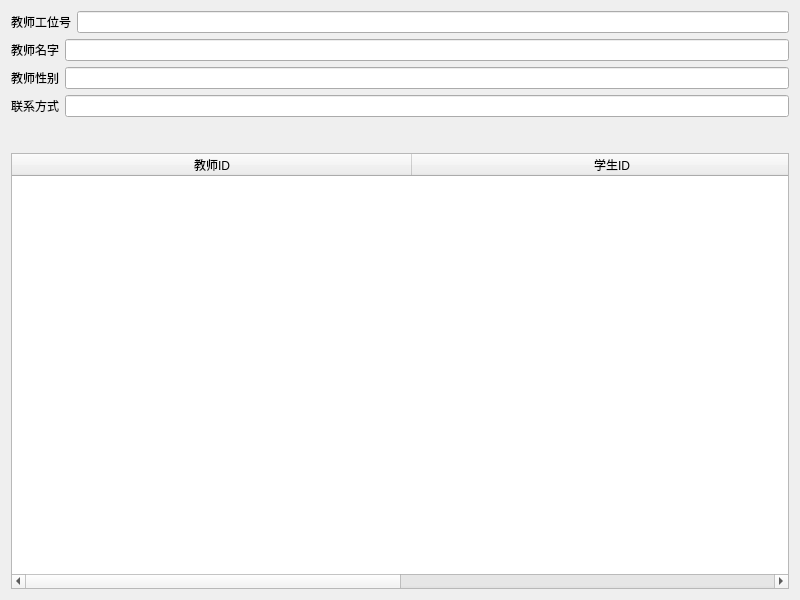
<?xml version="1.0" encoding="UTF-8"?>
<ui version="4.0">
 <class>TeacherInfo</class>
 <widget class="QWidget" name="TeacherInfo">
  <property name="geometry">
   <rect>
    <x>0</x>
    <y>0</y>
    <width>800</width>
    <height>600</height>
   </rect>
  </property>
  <property name="windowTitle">
   <string>Teacher Information</string>
  </property>
  <layout class="QVBoxLayout" name="verticalLayout">
   <item>
    <layout class="QVBoxLayout" name="verticalLayout_2">
     <property name="sizeConstraint">
      <enum>QLayout::SetFixedSize</enum>
     </property>
     <item>
      <layout class="QHBoxLayout" name="horizontalLayout">
       <item>
        <widget class="CaptionLabel" name="CaptionLabel">
         <property name="text">
          <string>教师工位号</string>
         </property>
        </widget>
       </item>
       <item>
        <widget class="LineEdit" name="LineEdit">
         <property name="sizePolicy">
          <sizepolicy hsizetype="Expanding" vsizetype="Fixed">
           <horstretch>0</horstretch>
           <verstretch>0</verstretch>
          </sizepolicy>
         </property>
         <property name="readOnly">
          <bool>true</bool>
         </property>
        </widget>
       </item>
      </layout>
     </item>
    </layout>
   </item>
   <item>
    <layout class="QVBoxLayout" name="verticalLayout_3">
     <property name="sizeConstraint">
      <enum>QLayout::SetFixedSize</enum>
     </property>
     <item>
      <layout class="QHBoxLayout" name="horizontalLayout_2">
       <item>
        <widget class="CaptionLabel" name="CaptionLabel_2">
         <property name="text">
          <string>教师名字</string>
         </property>
        </widget>
       </item>
       <item>
        <widget class="LineEdit" name="LineEdit_2">
         <property name="readOnly">
          <bool>true</bool>
         </property>
        </widget>
       </item>
      </layout>
     </item>
    </layout>
   </item>
   <item>
    <layout class="QVBoxLayout" name="verticalLayout_4">
     <item>
      <layout class="QHBoxLayout" name="horizontalLayout_4">
       <item>
        <widget class="CaptionLabel" name="CaptionLabel_4">
         <property name="text">
          <string>教师性别</string>
         </property>
        </widget>
       </item>
       <item>
        <widget class="LineEdit" name="LineEdit_4">
         <property name="readOnly">
          <bool>true</bool>
         </property>
        </widget>
       </item>
      </layout>
     </item>
    </layout>
   </item>
   <item>
    <layout class="QVBoxLayout" name="verticalLayout_5">
     <property name="sizeConstraint">
      <enum>QLayout::SetFixedSize</enum>
     </property>
     <item>
      <layout class="QHBoxLayout" name="horizontalLayout_3">
       <item>
        <widget class="CaptionLabel" name="CaptionLabel_3">
         <property name="text">
          <string>联系方式</string>
         </property>
        </widget>
       </item>
       <item>
        <widget class="LineEdit" name="LineEdit_3">
         <property name="readOnly">
          <bool>true</bool>
         </property>
        </widget>
       </item>
      </layout>
     </item>
    </layout>
   </item>
   <item>
    <spacer name="verticalSpacer">
     <property name="orientation">
      <enum>Qt::Vertical</enum>
     </property>
     <property name="sizeType">
      <enum>QSizePolicy::Ignored</enum>
     </property>
     <property name="sizeHint" stdset="0">
      <size>
       <width>20</width>
       <height>30</height>
      </size>
     </property>
    </spacer>
   </item>
   <item>
    <widget class="TableWidget" name="tableWidget">
     <property name="sizePolicy">
      <sizepolicy hsizetype="Preferred" vsizetype="Expanding">
       <horstretch>0</horstretch>
       <verstretch>0</verstretch>
      </sizepolicy>
     </property>
     <property name="columnCount">
      <number>2</number>
     </property>
     <attribute name="horizontalHeaderCascadingSectionResizes">
      <bool>true</bool>
     </attribute>
     <attribute name="horizontalHeaderDefaultSectionSize">
      <number>400</number>
     </attribute>
     <column>
      <property name="text">
       <string>教师ID</string>
      </property>
     </column>
     <column>
      <property name="text">
       <string>学生ID</string>
      </property>
     </column>
    </widget>
   </item>
  </layout>
 </widget>
 <customwidgets>
  <customwidget>
   <class>CaptionLabel</class>
   <extends>QLabel</extends>
   <header>qfluentwidgets</header>
  </customwidget>
  <customwidget>
   <class>LineEdit</class>
   <extends>QLineEdit</extends>
   <header>qfluentwidgets</header>
  </customwidget>
  <customwidget>
   <class>TableWidget</class>
   <extends>QTableWidget</extends>
   <header>qfluentwidgets</header>
  </customwidget>
 </customwidgets>
 <tabstops>
  <tabstop>tableWidget</tabstop>
 </tabstops>
 <resources/>
 <connections/>
</ui>
